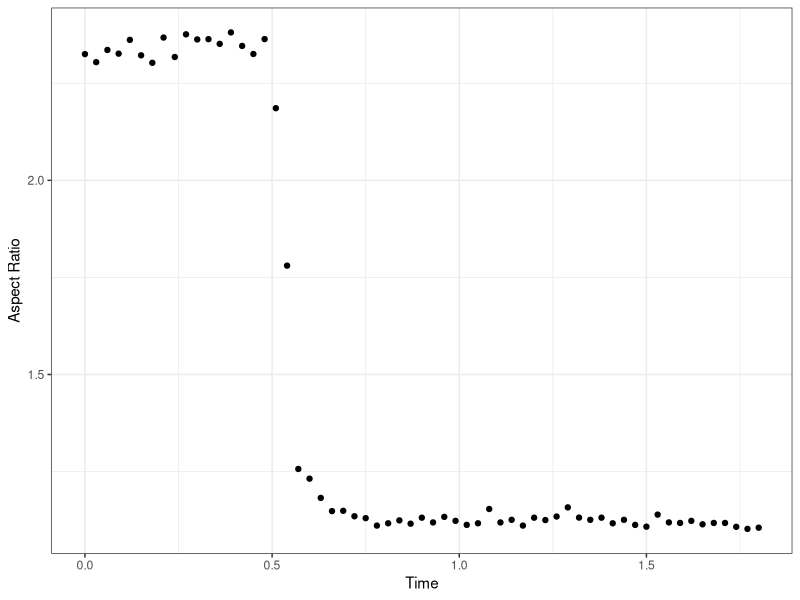
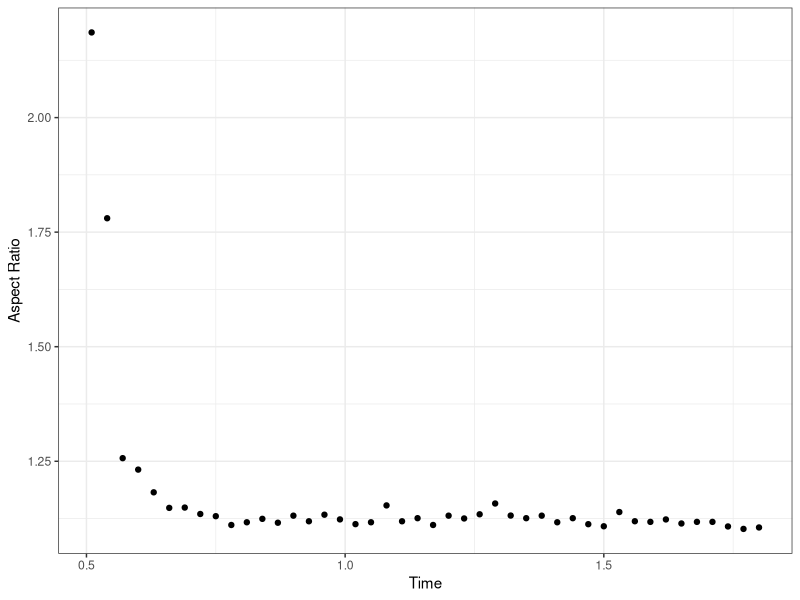
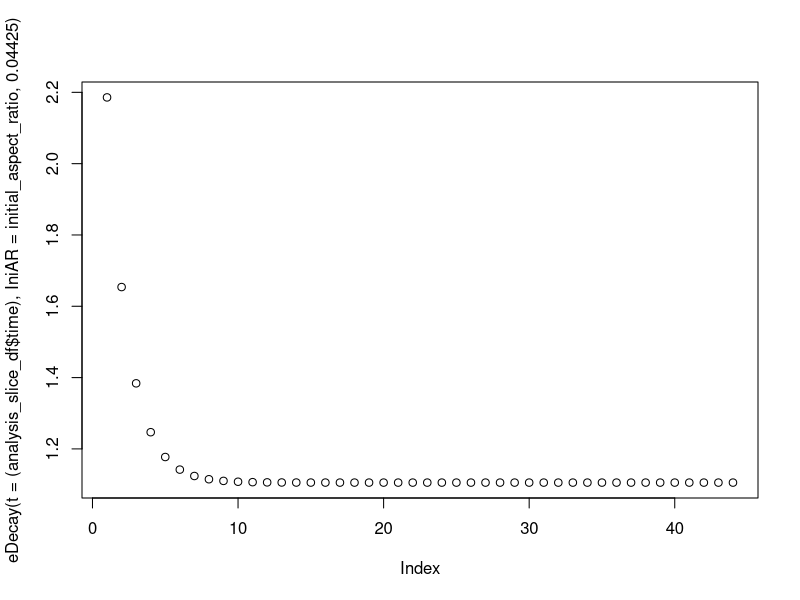
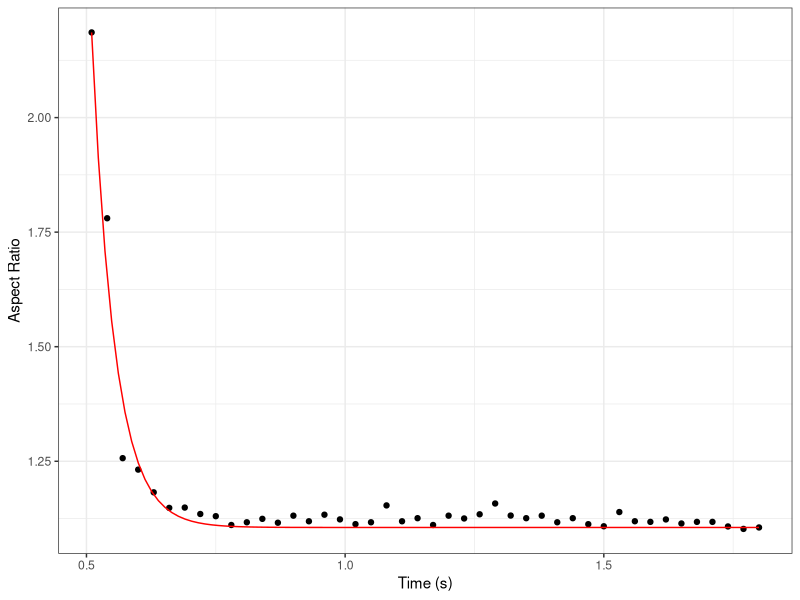

R code for these plots, in order:
# Visualizing droplet coalescence data for liquid-liquid phase separation
# Xavier Castellanos-Girouard, Rini Ravindran Patel
# August 15 2022


# Import libraries
library(dplyr)
library(tidyr)
library(ggplot2)




# Import values
aspect_ratio_raw <- read.csv(file = "aspect_ratio_values.csv", header = FALSE)
major_axis_raw <- read.csv(file = "axis_major_values.csv", header = FALSE)


# Make dataframe from values in pertinent range
aspect_ratio <- data.frame(values = as.numeric(aspect_ratio_raw[1,230:290]))

# Creating time points
timepoints <- seq(0,(nrow(aspect_ratio)-1)*0.03, by = 0.03)

# Adding time points to dataframe
aspect_ratio$time = timepoints
aspect_ratio$major_axis = values = as.numeric(major_axis_raw[1,230:290])


# Make the plot
plot <- ggplot(data = aspect_ratio,
         mapping = aes(x= time,
                       y= values))+
  geom_point() +
  theme_bw() +
  xlab("Time") +
  ylab("Aspect Ratio")

dev.new()
plot

#### Fitting curve ####


# Keep only the points in the decay curve
time_slice_start = 18
#which(aspect_ratio$time == 0.60)
time_slice_end = 61
#which(aspect_ratio$time == 1.23)

print(paste("Curve Start:", time_slice_start, " | ", "Curve End:", time_slice_end))

# Take the points slice:
analysis_slice_df = aspect_ratio[c(time_slice_start:time_slice_end),]


# plot the slice

# Make the plot
plot <- ggplot() +
  geom_point(data = analysis_slice_df,
             mapping = aes(x= time,
                           y= values)) +
  theme_bw() +
  xlab("Time") +
  ylab("Aspect Ratio")

dev.new()
plot

## Defining the decay curve

# Plot the linear decay slope
initial_aspect_ratio = aspect_ratio$values[time_slice_start] # initial AR
ini_t = aspect_ratio$time[time_slice_start] # Initial time start of decay
final_AR = aspect_ratio$value[time_slice_end] # Final AR

e_num = exp(1) # Eulers number

# Decay Function
eDecay <- function(t, IniAR,tau){final_AR+(IniAR-final_AR)*(e_num**(-(t-ini_t)/tau))}

# Plot decay functio
plot(eDecay(t = (analysis_slice_df$time), IniAR = initial_aspect_ratio, 0.04425))



# Make model to find fit tau
fit_model1 <- 
  nls(values ~ eDecay(time, initial_aspect_ratio, tau), 
      data = analysis_slice_df, 
      start = list(tau = 0.04425)) # 0.04425

print(fit_model1) # 0.04425


# Plot model and experimental data
plot2 <- ggplot() +
  geom_point(data = analysis_slice_df,
             mapping = aes(x= time,
                           y= values)) +
  geom_function(fun = eDecay,
                args = list(IniAR = initial_aspect_ratio,
                            tau = 0.04425),
                color = "red") +
  theme_bw() +
  xlab("Time (s)") +
  ylab("Aspect Ratio")

pdf("Figure5C_panel2.pdf")
plot2
dev.off()